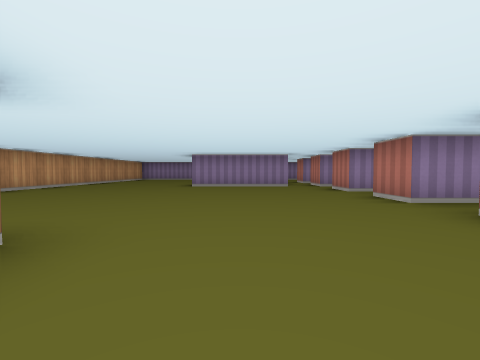
view 1 (above)

15 first-person views from a walk through a cub3D maze. The camera is about half as high as the walls, tilts 2° down and sees 90° across. The floor is counted in squares. Each view is taken from the middle of a square. On the plan, view 1 faces up. The plan holds only what a view shows up to about 9 squares ahead; the rest is blank.

view 2
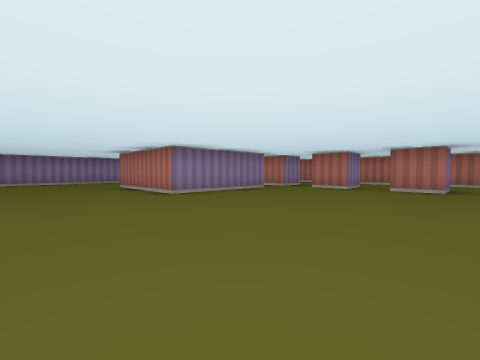

view 3
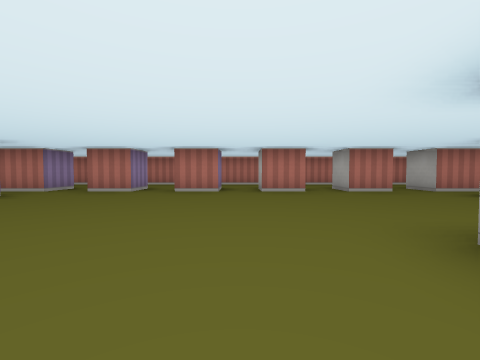

view 4
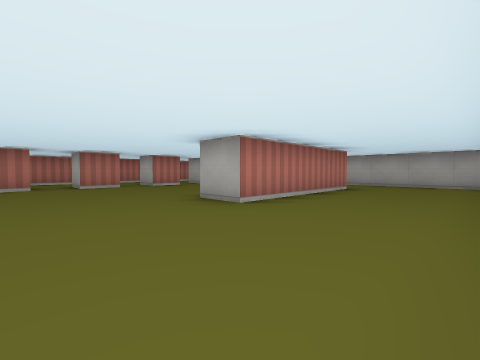

view 5
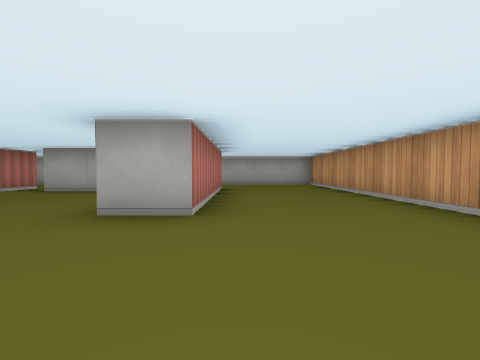

view 6
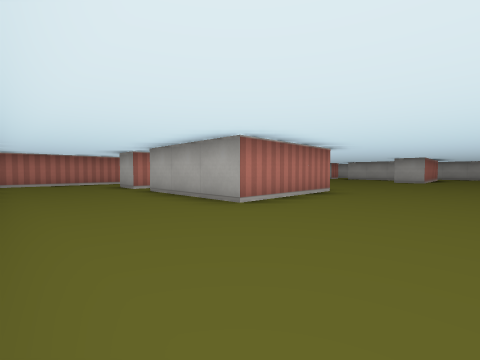

view 7
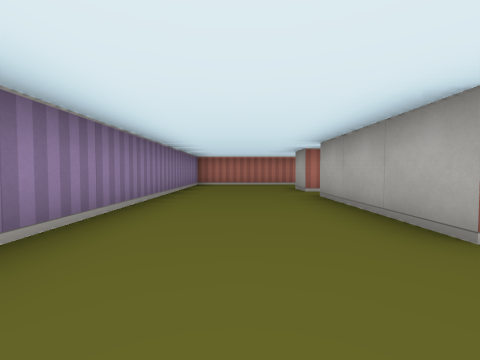

view 8
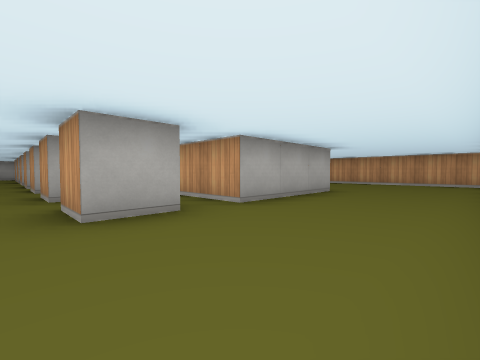

view 9
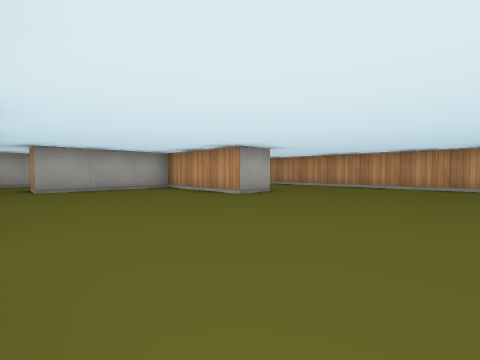

view 10
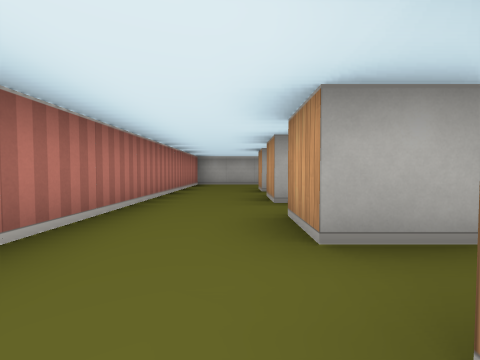

view 11
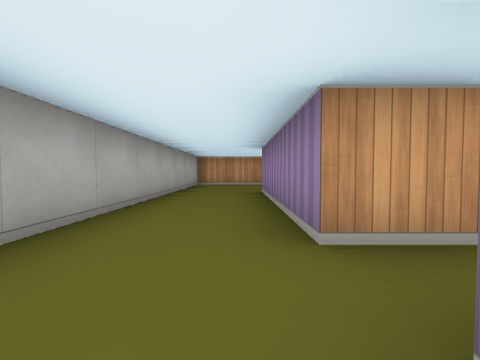

view 12
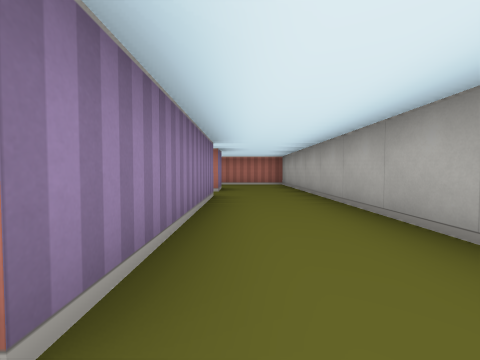

view 13
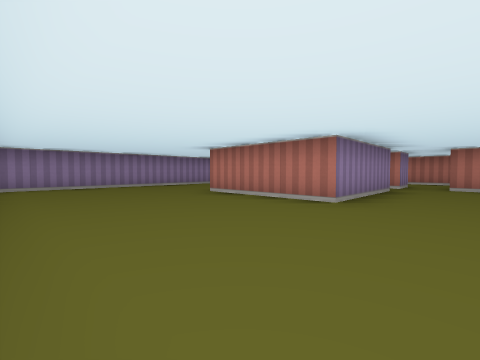

view 14
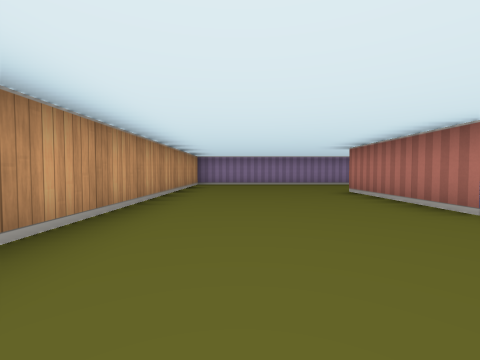

view 15
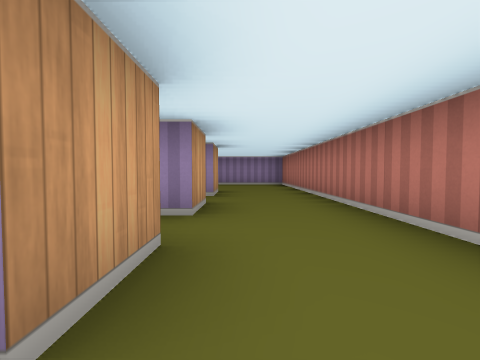

### Floor plan
Points are (right, up) in squares from view 1. A wall is a line through its corners. A room is listed if a view was taken in it or the views show most of it. See-through windows are left out.
Room 1 (views 1, 2, 3, 4, 5, 6, 7, 8, 9, 10, 11, 12, 13, 14, 15)
walls: (1.6, 7.5) (-1.5, 7.5) (-1.5, 10.5) (1.5, 10.5) (1.5, 8.8); (3.5, 4.5) (3.5, 3.5) (2.5, 3.5) (2.5, 4.5); (-1.5, 1.5) (-1.5, -1.5) (1.5, -1.5) (1.5, -2.5) (-2.5, -2.5) (-2.5, 1.5) (-1.5, 1.5); (3.5, 6.5) (3.5, 5.5) (2.5, 5.5) (2.5, 6.5); (2.5, 1.4) (2.5, 2.5) (3.5, 2.5) (3.5, 1.5); (3.5, 8.5) (3.5, 7.5) (2.5, 7.5) (2.5, 8.5); (5.5, 5.1) (5.5, 13.5) (-5.5, 13.5) (-5.5, -4.5) (5.5, -4.5) (5.5, 3.6); (2.5, 10) (2.5, 10.5) (3.5, 10.5) (3.5, 9.5); (2.5, -0.5) (2.5, 0.5) (3.5, 0.5) (3.5, -0.5); (2.5, -1.5) (3.5, -1.5) (3.5, -2.5) (2.5, -2.5) (2.5, -1.5)

Where each view was taken, in squares from view 1:
view 1: 0 up, 0 right, facing up
view 2: 3 up, 4 left, facing up-right
view 3: 3 up, 3 left, facing right
view 4: 4 up, 5 left, facing down-right
view 5: 4 up, 3 left, facing down
view 6: 13 up, 4 left, facing down-right
view 7: 12 up, 3 left, facing right
view 8: 13 up, 4 right, facing down-left
view 9: 5 up, 2 right, facing down-left
view 10: 4 up, 4 right, facing down
view 11: 3 down, 3 right, facing left
view 12: 3 down, 3 left, facing right
view 13: 6 up, 5 left, facing up-right
view 14: 5 up, 4 left, facing up
view 15: 5 up, 4 right, facing up
